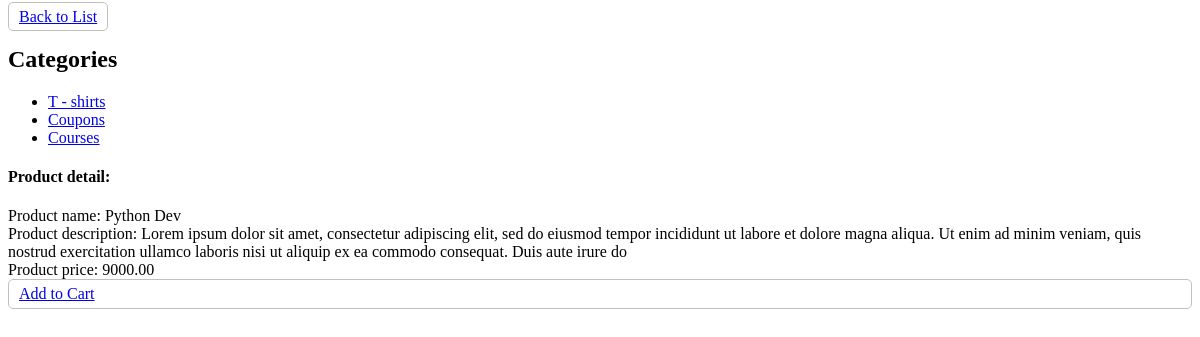
Screenshot of //category/product/3 with the database file from the repository.
### shop/models.py (models this page shows, shortened)
class Category(models.Model):
    title = models.CharField(verbose_name="Title", max_length=50)

class Product(models.Model):
    title = models.CharField(verbose_name="Title", max_length=50)
    description = models.TextField(verbose_name="Description", max_length=250)
    price = models.DecimalField(verbose_name="price", decimal_places=2, max_digits=10)
    category = models.ForeignKey('Category', blank=True, null=True, on_delete=models.CASCADE)

### shop/views.py (the view)
# urls.py: path('/category/product/<int:product_pk>', product_detail, name='product_detail'),
def product_detail(request, product_pk):
    product = get_product_detail(product_pk)
    categories = get_all_categories()
    context = {"categories": categories, 'product': product}
    return render(request, 'shop/product_detail.html', context)

### shop/views.py (called while the page is built)
def get_all_categories():
    return Category.objects.all()

def get_product_detail(key):
    return get_object_or_404(Product, pk=key)

### templates/shop/product_detail.html (shortened to what this page needs)
{% load static %}
<!doctype html>
<html lang="en">
<head>
    <link rel="stylesheet" type="text/css" href="{% static 'css/global.css' %}">
</head>
<body>
<a href="{% url 'home' %}" class="btn">
    Back to List
</a>
<h2>Categories</h2>
<ul>
    {% for category in categories %}
        <li>
            <a href="{% url 'product_list_by_category' category_pk=category.pk %}">{{ category.title }}</a>
        </li>
    {% endfor %}
</ul>
<h4>Product detail:</h4>
<div class="product_detail">
    <span>Product name: {{ product.title }}</span>
    <span>Product description: {{ product.description }}</span>
    <span>Product price: {{ product.price }}</span>
    <a href="{% url 'add_product_to_cart' product_pk=product.pk %}" class="btn">
        Add to Cart
    </a>
</div>
</body>
</html>

### static/css/global.css (style rules this page uses)
.btn { padding: 5px 10px; border: 1px solid silver; border-radius: 5px; }
.product_detail { display: flex; flex-direction: column; }

### rows the page displays
Category: title "T - shirts"
Category: title "Сoupons"
Category: title "Courses"
Product: title "Python Dev", description "Lorem ipsum dolor sit amet, consectetur adipiscing elit, sed do eiusmod tempor incididunt ut labore et dolore magna aliqua. Ut enim ad minim veniam, quis nostrud exercitation ullamco laboris nisi ut aliquip ex ea commodo consequat. Duis aute irure do", price "9000.00"
